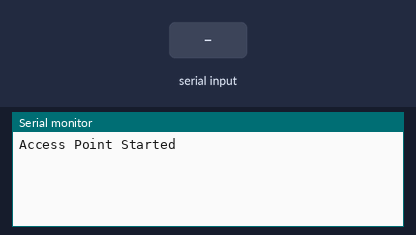
Simulated run of this sketch. Board: ESP8266 (NodeMCU). Shown: the last lines printed to the serial monitor. The test bench sets the inputs (shaded band).

Above: at 1.2 s.
1.3 s: "HIGH\n" received over Serial
At 2.5 s:
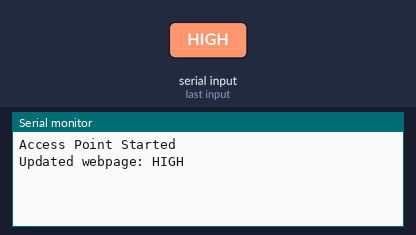
2.8 s: "LOW\n" received over Serial
At 3.7 s:
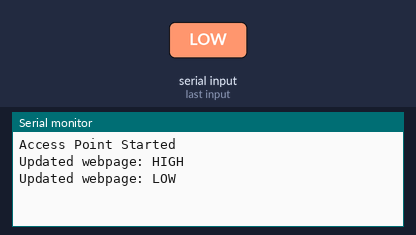

Measured:
- after the input at 1.3 s, the serial monitor: prints a new line at once (image 1)
- after the input at 2.8 s, the serial monitor: prints a new line at once (image 2)

The sketch:

DAMSYSTEM_ESPCODE.ino
```cpp
#include <ESP8266WiFi.h>
#include <ESP8266WebServer.h>

ESP8266WebServer server(80);
String statusMsg = "No Data Yet";

void handleRoot() {
  String html = "<html><head><title>DAM MONITORING SYSTEM</title></head><body>";
  html += "<h2>DAM MONITORING SYSTEM</h2>";
  html += "<p><b>Status:</b><br><font color='blue'>" + statusMsg + "</font></p>";
  html += "</body></html>";
  server.send(200, "text/html", html);
}

void setup() {
  Serial.begin(9600);
  WiFi.softAP("DAM_MONITOR_WIFI", "12345678");
  server.on("/", handleRoot);
  server.begin();
  Serial.println("Access Point Started");
}

void loop() {
  server.handleClient();

  if (Serial.available()) {
    String msg = Serial.readStringUntil('\n');
    msg.trim();

    if (msg == "HIGH") {
      statusMsg = "🚨 High Water Level - UNSAFE";
      Serial.println("Updated webpage: HIGH");
    }
    else if (msg == "LOW") {
      statusMsg = "✅ Low Water Level - SAFE";
      Serial.println("Updated webpage: LOW");
    }
  }
}
```
